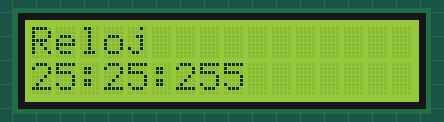
Simulated run of this sketch. Board: Arduino Uno, built with avr-gcc and run on an emulated ATmega328P. On the bench: 16×2 character LCD. EEPROM starts erased.

Above: at 0.1 s.
At 4.1 s:
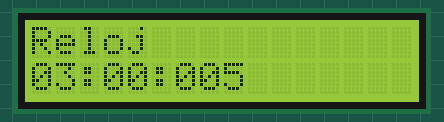
At 9.1 s:
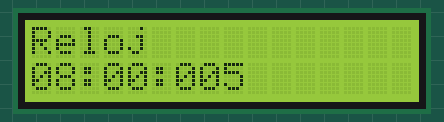
At 19.1 s:
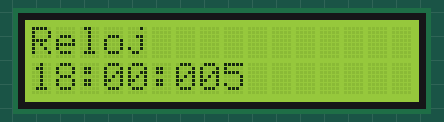
At 28.1 s:
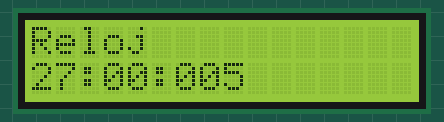
At 38.1 s:
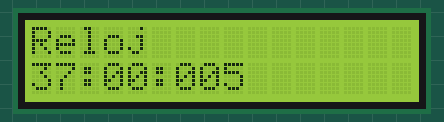

The sketch:

EnriquezKevin_Deber8_SLEEP.ino
```cpp
#include<EEPROM.h> //Llamado de las librerias
#include<LiquidCrystal.h>//Llamado de las librerias
#include<avr/wdt.h>//Llamado de las librerias
#include<MsTimer2.h>//Llamado de las librerias
#include<avr/sleep.h>//Llamado de las librerias
#include<avr/power.h>//Llamado de las librerias
#include<TimerOne.h>//Llamado de las librerias
LiquidCrystal lcd={10,9,8,7,6,5} ; //Declaracion de pines digitales
int horero,minutero,segundero ;//Declaracion de variables
void setup() {
  // put your setup code here, to run once:
  Serial.begin (9600) ; //Velocidad de transmision de datos
  lcd.begin (16,2) ;
  MsTimer2::set (1000,reloj) ; //Declarar el metodo en el timer
  MsTimer2::start () ; //Inicio del timer
  segundero=EEPROM.read (0) ; //Almacenamiento de los datos en la memoria EEPROM
  horero=EEPROM.read (1) ;//Almacenamiento de los datos en la memoria EEPROM
  minutero=EEPROM.read (2) ;//Almacenamiento de los datos en la memoria EEPROM


}

void loop() {
  // put your main code here, to run repeatedly:
  mostrar () ;


}

void reloj () { //METODO PARA QUE DE FUNCIONAMIENTO AL RELOJ
  segundero ++ ;
  EEPROM.write (0,segundero) ;
  if (segundero>59) {
    segundero=0 ;
    minutero++ ;
      EEPROM.write (2,minutero) ;
      if (minutero>59) {
        minutero=0 ;
        horero++ ;
            EEPROM.write (1,horero) ;
          if (horero>23) {
            horero=0 ;
          }
      }
  }
  if(horero==0 && minutero==10 && segundero==50){
    EEPROM.update(0,11);
    EEPROM.update(2,10);
    delay(100);
    lcd.clear();
    lcd.setCursor(5,0);
    lcd.print("REINICIO");
    wdt_enable(WDTO_8S);
    MsTimer2::stop();
  }
}


void mostrar () { //Metodo para indicar el reloj en el display
    lcd.setCursor (0,0) ;
  lcd.print ("Reloj") ;
  if (segundero<9) {
    lcd.setCursor (0,1) ;
    lcd.print ("0") ;
    lcd.setCursor  (1,1) ;
    lcd.print (segundero) ;
  } else {
  lcd.setCursor (0,1) ;
  lcd.print (segundero) ;
  }
  lcd.setCursor (2,1) ;
  lcd.print (":") ;
  if (minutero<9) {
    lcd.setCursor (3,1) ;
    lcd.print ("0") ;
    lcd.setCursor  (4,1) ;
    lcd.print (minutero) ;
  }else {
    lcd.setCursor (3,1) ;
    lcd.print (minutero) ;

  }
  lcd.setCursor (5,1) ;
  lcd.print (":") ;
  if (horero<9) {
    lcd.setCursor (6,1) ;
    lcd.print ("0") ;
    lcd.setCursor  (7,1) ;
    lcd.print (horero) ;
  }else {
    lcd.setCursor (6,1) ;
    lcd.print (horero) ;
  }
  }
```

Measured:
- what the display in image 1 shows lasts 1.0 s, from 4.1 s to 5.1 s
